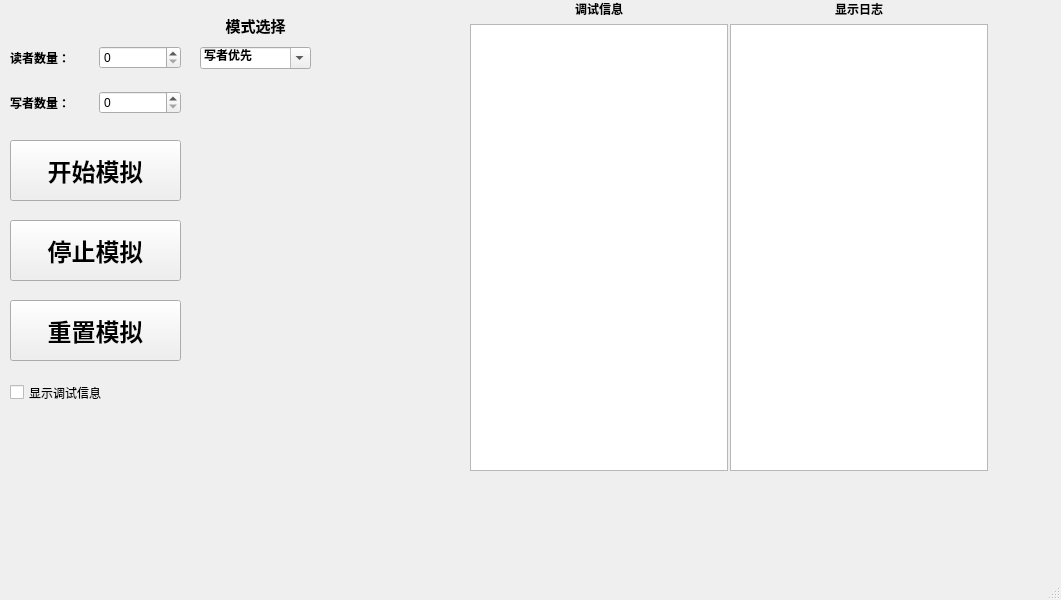
<?xml version="1.0" encoding="UTF-8"?>
<ui version="4.0">
 <class>MainWindow</class>
 <widget class="QMainWindow" name="MainWindow">
  <property name="geometry">
   <rect>
    <x>0</x>
    <y>0</y>
    <width>1061</width>
    <height>600</height>
   </rect>
  </property>
  <property name="windowTitle">
   <string>MainWindow</string>
  </property>
  <widget class="QWidget" name="centralwidget">
   <widget class="QPushButton" name="startButton">
    <property name="geometry">
     <rect>
      <x>10</x>
      <y>140</y>
      <width>171</width>
      <height>61</height>
     </rect>
    </property>
    <property name="font">
     <font>
      <pointsize>18</pointsize>
      <bold>true</bold>
     </font>
    </property>
    <property name="cursor">
     <cursorShape>ArrowCursor</cursorShape>
    </property>
    <property name="mouseTracking">
     <bool>true</bool>
    </property>
    <property name="tabletTracking">
     <bool>true</bool>
    </property>
    <property name="text">
     <string>开始模拟</string>
    </property>
   </widget>
   <widget class="QWidget" name="layoutWidget">
    <property name="geometry">
     <rect>
      <x>10</x>
      <y>30</y>
      <width>171</width>
      <height>101</height>
     </rect>
    </property>
    <layout class="QVBoxLayout" name="verticalLayout_2">
     <item>
      <layout class="QHBoxLayout" name="horizontalLayout">
       <item>
        <widget class="QLabel" name="readerlabel">
         <property name="font">
          <font>
           <bold>true</bold>
          </font>
         </property>
         <property name="text">
          <string>读者数量：</string>
         </property>
        </widget>
       </item>
       <item>
        <widget class="QSpinBox" name="readerSpinBox"/>
       </item>
      </layout>
     </item>
     <item>
      <layout class="QHBoxLayout" name="horizontalLayout_2">
       <item>
        <widget class="QLabel" name="writerlable">
         <property name="font">
          <font>
           <bold>true</bold>
          </font>
         </property>
         <property name="text">
          <string>写者数量：</string>
         </property>
        </widget>
       </item>
       <item>
        <widget class="QSpinBox" name="writerSpinBox"/>
       </item>
      </layout>
     </item>
    </layout>
   </widget>
   <widget class="QPushButton" name="stopButton">
    <property name="geometry">
     <rect>
      <x>10</x>
      <y>220</y>
      <width>171</width>
      <height>61</height>
     </rect>
    </property>
    <property name="font">
     <font>
      <pointsize>18</pointsize>
      <bold>true</bold>
     </font>
    </property>
    <property name="cursor">
     <cursorShape>ArrowCursor</cursorShape>
    </property>
    <property name="mouseTracking">
     <bool>true</bool>
    </property>
    <property name="tabletTracking">
     <bool>true</bool>
    </property>
    <property name="text">
     <string>停止模拟</string>
    </property>
   </widget>
   <widget class="QCheckBox" name="debugCheckBox">
    <property name="geometry">
     <rect>
      <x>10</x>
      <y>380</y>
      <width>131</width>
      <height>25</height>
     </rect>
    </property>
    <property name="text">
     <string>显示调试信息</string>
    </property>
   </widget>
   <widget class="QWidget" name="layoutWidget">
    <property name="geometry">
     <rect>
      <x>200</x>
      <y>10</y>
      <width>111</width>
      <height>59</height>
     </rect>
    </property>
    <layout class="QVBoxLayout" name="verticalLayout_4">
     <item>
      <widget class="QLabel" name="modeChangeLable">
       <property name="font">
        <font>
         <pointsize>11</pointsize>
         <bold>true</bold>
        </font>
       </property>
       <property name="text">
        <string>模式选择</string>
       </property>
       <property name="alignment">
        <set>Qt::AlignmentFlag::AlignCenter</set>
       </property>
      </widget>
     </item>
     <item>
      <widget class="QComboBox" name="modeComboBox">
       <property name="font">
        <font>
         <pointsize>9</pointsize>
         <bold>true</bold>
        </font>
       </property>
       <property name="mouseTracking">
        <bool>true</bool>
       </property>
       <property name="contextMenuPolicy">
        <enum>Qt::ContextMenuPolicy::CustomContextMenu</enum>
       </property>
       <property name="editable">
        <bool>true</bool>
       </property>
       <property name="currentText">
        <string>写者优先</string>
       </property>
       <property name="currentIndex">
        <number>0</number>
       </property>
       <property name="sizeAdjustPolicy">
        <enum>QComboBox::SizeAdjustPolicy::AdjustToContents</enum>
       </property>
       <item>
        <property name="text">
         <string>写者优先</string>
        </property>
       </item>
       <item>
        <property name="text">
         <string>读者优先</string>
        </property>
       </item>
       <item>
        <property name="text">
         <string>读写公平</string>
        </property>
       </item>
      </widget>
     </item>
    </layout>
   </widget>
   <widget class="QPushButton" name="resetButton">
    <property name="geometry">
     <rect>
      <x>10</x>
      <y>300</y>
      <width>171</width>
      <height>61</height>
     </rect>
    </property>
    <property name="font">
     <font>
      <pointsize>18</pointsize>
      <bold>true</bold>
     </font>
    </property>
    <property name="cursor">
     <cursorShape>ArrowCursor</cursorShape>
    </property>
    <property name="mouseTracking">
     <bool>true</bool>
    </property>
    <property name="tabletTracking">
     <bool>true</bool>
    </property>
    <property name="text">
     <string>重置模拟</string>
    </property>
   </widget>
   <widget class="QWidget" name="layoutWidget">
    <property name="geometry">
     <rect>
      <x>470</x>
      <y>0</y>
      <width>258</width>
      <height>471</height>
     </rect>
    </property>
    <layout class="QVBoxLayout" name="verticalLayout">
     <item>
      <widget class="QLabel" name="debugloglabel">
       <property name="font">
        <font>
         <bold>true</bold>
        </font>
       </property>
       <property name="mouseTracking">
        <bool>true</bool>
       </property>
       <property name="text">
        <string>调试信息</string>
       </property>
       <property name="alignment">
        <set>Qt::AlignmentFlag::AlignCenter</set>
       </property>
      </widget>
     </item>
     <item>
      <widget class="QTextEdit" name="debugLogTextEdit">
       <property name="readOnly">
        <bool>true</bool>
       </property>
      </widget>
     </item>
    </layout>
   </widget>
   <widget class="QWidget" name="layoutWidget">
    <property name="geometry">
     <rect>
      <x>730</x>
      <y>0</y>
      <width>258</width>
      <height>471</height>
     </rect>
    </property>
    <layout class="QVBoxLayout" name="verticalLayout_3">
     <item>
      <widget class="QLabel" name="loglabel">
       <property name="font">
        <font>
         <bold>true</bold>
        </font>
       </property>
       <property name="text">
        <string>显示日志</string>
       </property>
       <property name="alignment">
        <set>Qt::AlignmentFlag::AlignCenter</set>
       </property>
      </widget>
     </item>
     <item>
      <widget class="QTextEdit" name="logTextEdit">
       <property name="readOnly">
        <bool>true</bool>
       </property>
      </widget>
     </item>
    </layout>
   </widget>
  </widget>
  <widget class="QMenuBar" name="menuBar">
   <property name="geometry">
    <rect>
     <x>0</x>
     <y>0</y>
     <width>1061</width>
     <height>20</height>
    </rect>
   </property>
   <property name="defaultUp">
    <bool>false</bool>
   </property>
  </widget>
  <widget class="QStatusBar" name="statusbar"/>
 </widget>
 <resources/>
 <connections/>
</ui>
